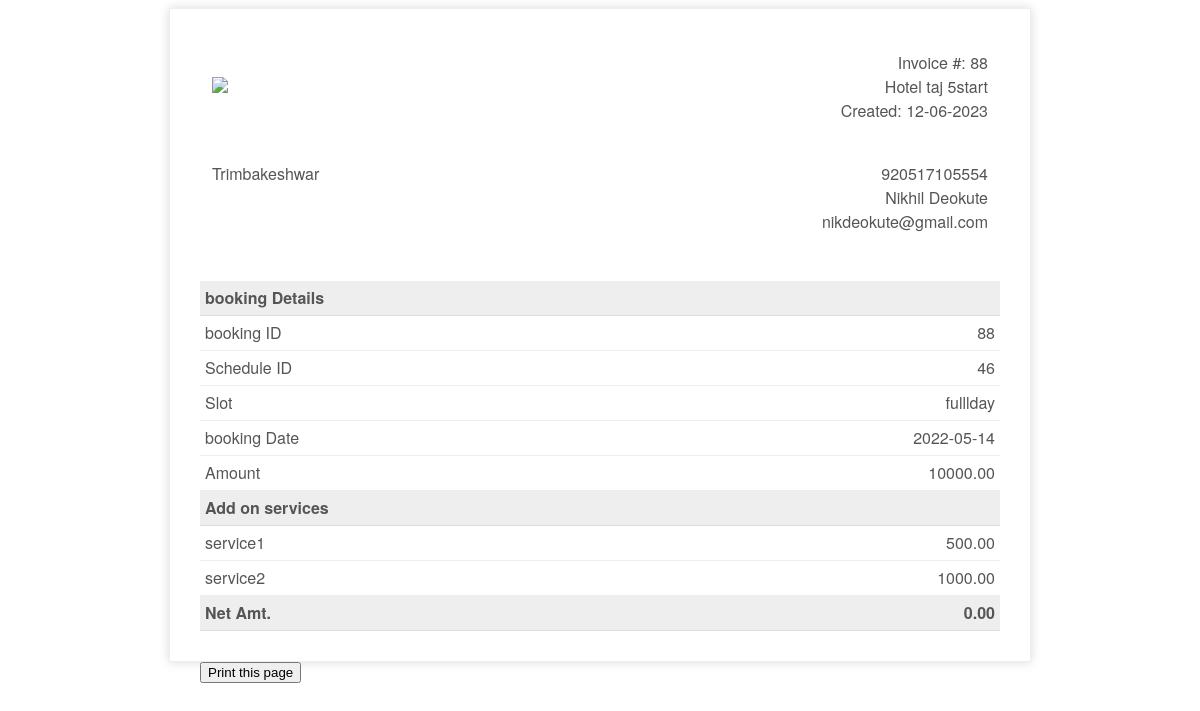
/user/invoice.php?appid=88, run on the app's committed database.
### tables this page shows
CREATE TABLE `user` (
  `icuser` bigint(12) NOT NULL,
  `password` varchar(20) NOT NULL,
  `userFirstName` varchar(20) NOT NULL,
  `userLastName` varchar(20) NOT NULL,
  `userMaritialStatus` varchar(10) NOT NULL,
  `userDOB` date NOT NULL,
  `userGender` varchar(10) NOT NULL,
  `userAddress` varchar(100) NOT NULL,
  `userPhone` varchar(15) NOT NULL,
  `userEmail` varchar(100) NOT NULL
);

CREATE TABLE `booking` (
  `appId` int(3) NOT NULL,
  `userIc` bigint(12) NOT NULL,
  `scheduleId` int(10) NOT NULL,
  `netamt` double(9,2) NOT NULL,
  `appComment` varchar(100) NOT NULL,
  `cardholder` varchar(100) NOT NULL,
  `cardno` bigint(12) NOT NULL,
  `status` varchar(10) NOT NULL DEFAULT 'process'
);

CREATE TABLE `adminschedule` (
  `scheduleId` int(11) NOT NULL,
  `scheduleDate` date NOT NULL,
  `slot_id` smallint(6) NOT NULL,
  `scheduleprice` double(9,2) NOT NULL,
  `bookAvail` varchar(10) NOT NULL
);

CREATE TABLE `slots` (
  `slot_id` smallint(6) NOT NULL,
  `slot_name` varchar(50) NOT NULL,
  `Description` varchar(100) NOT NULL
);

CREATE TABLE `booking_services` (
  `book_services_id` int(11) NOT NULL,
  `booking_id` smallint(6) NOT NULL,
  `service_id` smallint(6) NOT NULL,
  `serviceprice` double(9,2) NOT NULL
);

CREATE TABLE `addonservices` (
  `serviceid` smallint(6) NOT NULL,
  `servicename` varchar(100) NOT NULL,
  `price` double(9,2) NOT NULL,
  `description` varchar(200) NOT NULL
);

### user/invoice.php (the view, shortened to what this page needs)
<?php
include_once '../assets/conn/dbconnect.php';
if (isset($_GET['appid'])) {
$appid=$_GET['appid'];
}
$res=mysqli_query($con, "SELECT a.*, b.*,c.*,s.* FROM user a
JOIN booking b
On a.icuser = b.userIc
JOIN adminschedule c
On b.scheduleId=c.scheduleId
JOIN slots s
On c.slot_id=s.slot_id
WHERE b.appId  =".$appid);
$userRow=mysqli_fetch_array($res,MYSQLI_ASSOC);
$appid=$userRow['appId'];
$sql="select booking_services.*,addonservices.* from booking_services Right join addonservices on booking_services.service_id=addonservices.serviceid where booking_id=$appid";
$result=array();
$res= mysqli_query($con,$sql);
while ($row1 = mysqli_fetch_assoc($res)) {
$result[]=$row1;
}
?>
<!doctype html>
<html>
    <head>
        <link rel="stylesheet" type="text/css" href="assets/css/invoice.css">
    </head>
    <body>
        <div class="invoice-box">
            <table cellpadding="0" cellspacing="0">
                <tr class="top">
                    <td colspan="2">
                        <table>
                            <tr>
                                <td class="title">
                                    <img src="assets/img/logo.png" style="width:100%; max-width:300px;">
                                </td>
                                <td>
                                    Invoice #: <?php echo $userRow['appId'];?><br>
                                    Hotel taj <?php echo "5start";?><br>
                                    Created: <?php echo date("d-m-Y");?><br>
                                </td>
                            </tr>
                        </table>
                    </td>
                </tr>
                <tr class="information">
                    <td colspan="2">
                        <table>
                            <tr>
                                <td>
                                    <?php echo $userRow['userAddress'];?>
                                </td>
                                <td><?php echo $userRow['userIc'];?><br>
                                    <?php echo $userRow['userFirstName'];?> <?php echo $userRow['userLastName'];?><br>
                                    <?php echo $userRow['userEmail'];?>
                                </td>
                            </tr>
                        </table>
                    </td>
                </tr>
                <tr class="heading">
                    <td>
                        booking Details
                    </td>
                    <td>
                    </td>
                </tr>
                <tr class="item">
                    <td>
                        booking ID
                    </td>
                    <td>
                       <?php echo $userRow['appId'];?>
                    </td>
                </tr>
                <tr class="item">
                    <td>
                        Schedule ID
                    </td>
                    <td>
                        <?php echo $userRow['scheduleId'];?>
                    </td>
                </tr>
                <tr class="item">
                    <td>
                        Slot
                    </td>
                    <td>
                        <?php echo $userRow['slot_name'];?>
                    </td>
                </tr>
                 <tr class="item">
                    <td>
                        booking Date
                    </td>
                    <td>
                        <?php echo $userRow['scheduleDate'];?>
                    </td>
                </tr>
                 <tr class="item">
                    <td>
                        Amount
                    </td>
                    <td>
                        <?php echo $userRow['scheduleprice'];?>
                    </td>
                </tr>
                <tr class="heading">
                    <td>
                        Add on services
                    </td>
                    <td>
                    </td>
                </tr>
                <?php foreach($result as $row){ ?>
															<tr class="item">
                    <td>
                        <?php echo $row['servicename'];?>
                    </td>
                    <td>
                        <?php echo $row['price'];?>
                    </td>
                </tr>
															<?php }?>
				<tr class="heading">
                    <td>
                        Net Amt.
                    </td>
                    <td>
                        <?php echo $userRow['netamt'];?>
                    </td>
                </tr>
            </table>
        </div>
        <div class="print">
        <button onClick="myFunction()">Print this page</button>
</div>
    </body>
</html>

### user/assets/css/invoice.css (style rules this page uses)
.print { margin:auto; max-width:800px; }
.invoice-box { max-width:800px; margin:auto; padding:30px; border:1px solid #eee; box-shadow:0 0 10px rgba(0, 0, 0, .15); font-size:16px; line-height:24px; font-family:'Helvetica Neue', 'Helvetica', Helvetica, Arial, sans-serif; color:#555; }
.invoice-box table { width:100%; line-height:inherit; text-align:left; }
.invoice-box table td { padding:5px; vertical-align:top; }
.invoice-box table tr td:nth-child(2) { text-align:right; }
.invoice-box table tr.top table td { padding-bottom:20px; }
.invoice-box table tr.top table td.title { font-size:45px; line-height:45px; color:#333; }
.invoice-box table tr.information table td { padding-bottom:40px; }
.invoice-box table tr.heading td { background:#eee; border-bottom:1px solid #ddd; font-weight:bold; }
.invoice-box table tr.item td { border-bottom:1px solid #eee; }

### data on the page
user: booking.appId "88", userAddress "Trimbakeshwar", booking.userIc "920517105554", userFirstName "Nikhil", userLastName "Deokute", userEmail "nikdeokute@gmail.com", adminschedule.scheduleId "46", slots.slot_name "fulllday", adminschedule.scheduleDate "2022-05-14", adminschedule.scheduleprice "10000.00", booking.netamt "0.00"
booking_services: addonservices.servicename "service1", addonservices.price "500.00"
booking_services: addonservices.servicename "service2", addonservices.price "1000.00"
